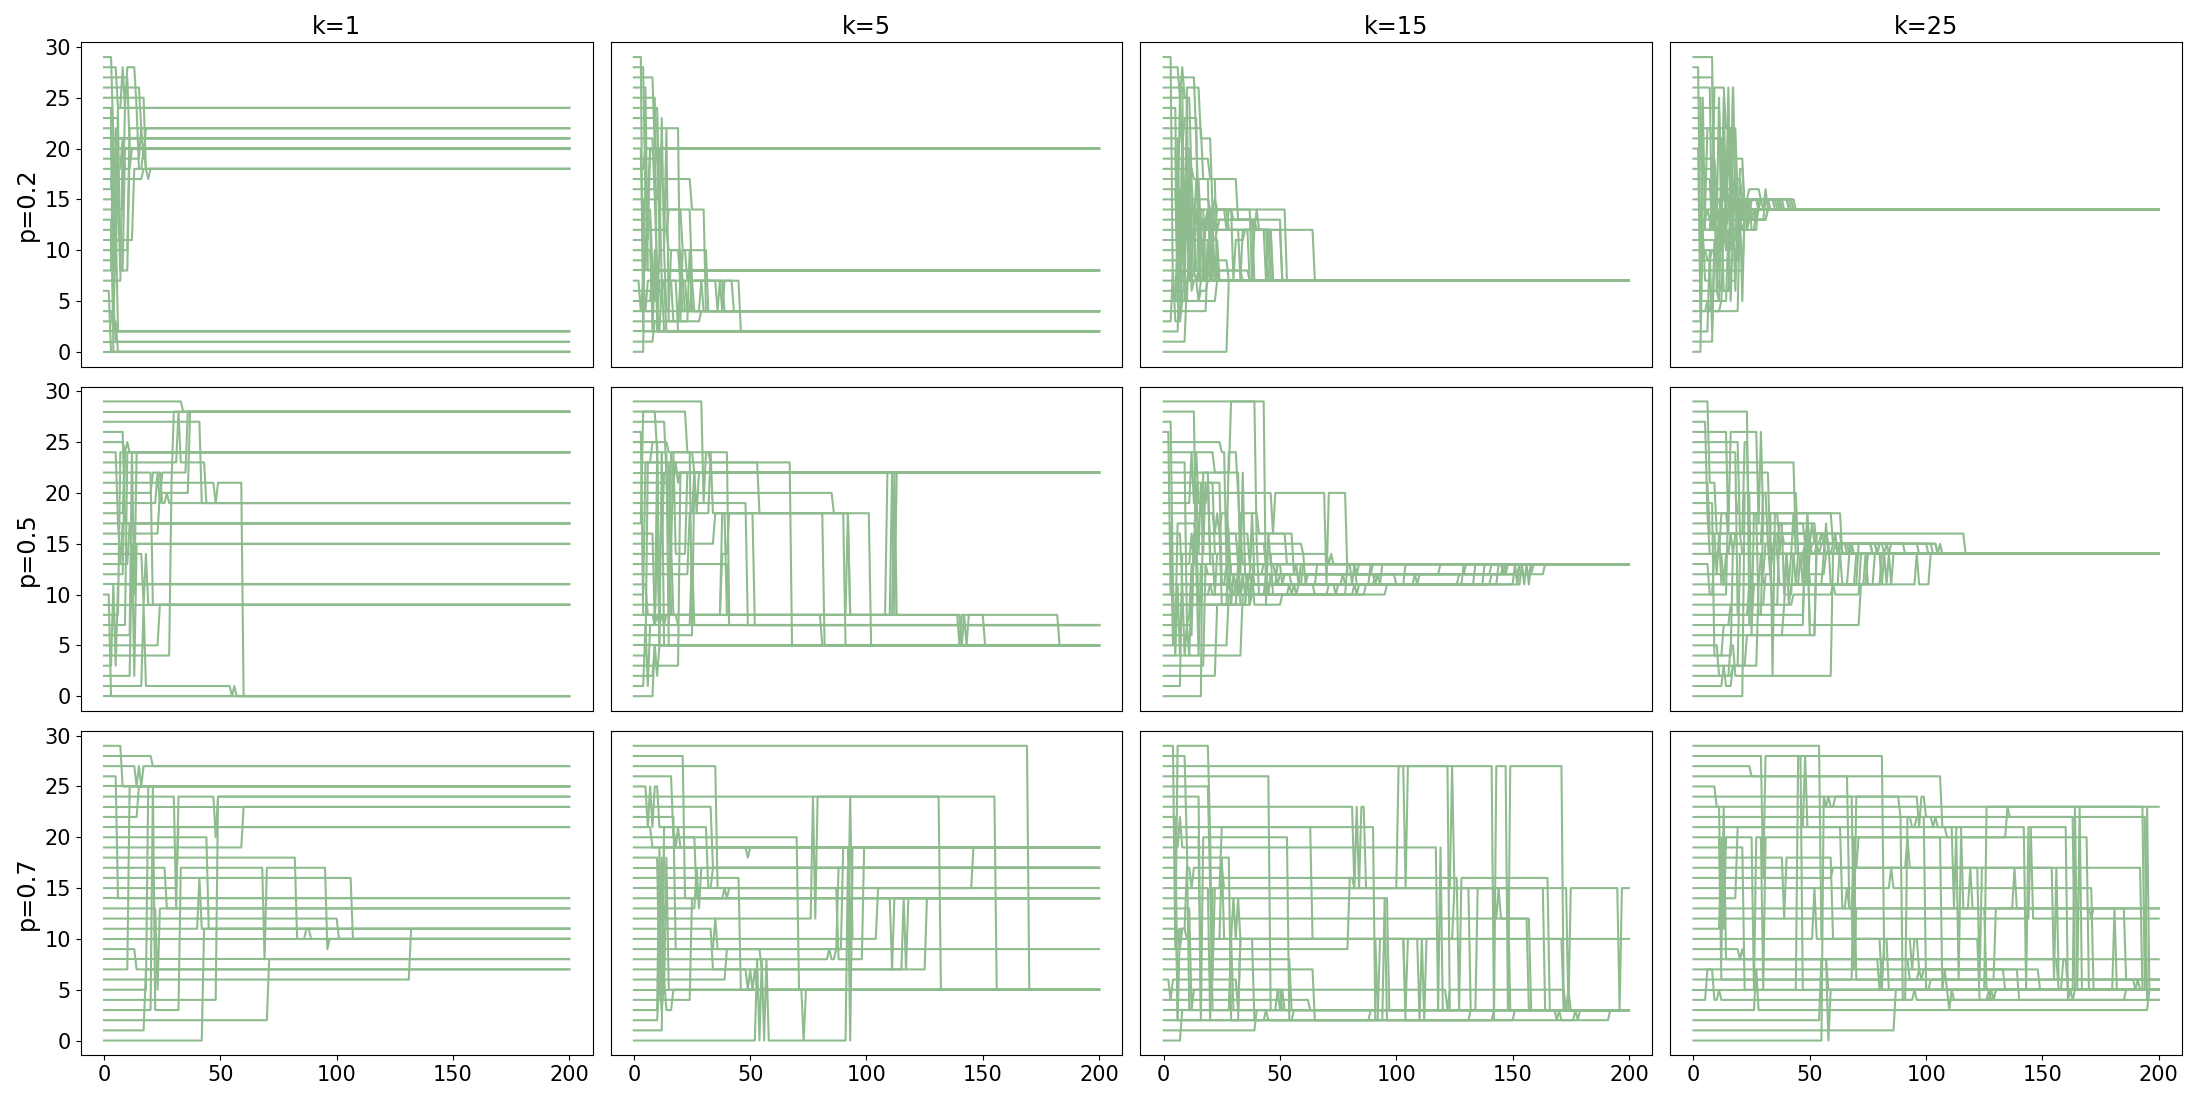

Write the Python code that produced this figure.
from GMMExperiment import *
import pandas as pd
import matplotlib.pyplot as plt

from tqdm import tqdm
from joblib import delayed, Parallel
import pickle

if __name__ == '__main__':
    generate = False
    save_file = 'figure4.p'
    n_replicates = 1
    T = 200

    n_agents_list = [30]

    p_mirror_list = [0.2, 0.5, 0.7]
    rag_size = 5

    sigma = 0.2
    epsilon = 1e-12

    n_neighbors_list_dict = {30: [1,5,15,25]}

    parameter_dict = {}
    results_dict = {}
    if generate:
        for n_agents in tqdm(n_agents_list):
            n_neighbors_list = n_neighbors_list_dict[n_agents]
            n_components = n_agents

            # initialization
            initial_weights = epsilon/n_components*np.ones((n_agents, n_components))
            for i in range(n_agents):
                initial_weights[i][i] = 1-epsilon
            gmm_means = np.array([i for i in range(n_agents)])
            gmm_stddev = np.array([sigma for _ in range(n_agents)])
            """
            gmm_weights_history = experiment(T, p_mirror, n_neighbors, 
                                             rag_size, initial_weights, 
                                             gmm_means, gmm_stddev,
                                             seed=rng.spawn(1))
            """
            parameter_dict[n_agents] = {}
            results_dict[n_agents] = {}
            for p_mirror in tqdm(p_mirror_list):
                parameter_dict[n_agents][p_mirror] = {}
                results_dict[n_agents][p_mirror] = {}
                for n_neighbors in tqdm(n_neighbors_list):
                    interaction_parameters = (p_mirror, n_neighbors, rag_size)

                    parameter_list = []
                    for _ in range(n_replicates):
                        initial_gmm_parameters = (initial_weights, gmm_means, 
                                                  gmm_stddev)
                        parameter_list.append(initial_gmm_parameters)
                    f = lambda x: experiment(T, p_mirror, n_neighbors, rag_size, 
                                             initial_weights, gmm_means, 
                                             gmm_stddev)
                    parameter_dict[n_agents][p_mirror][n_neighbors] = parameter_list
                    results_dict[n_agents][p_mirror][n_neighbors] = Parallel(
                        n_jobs=-1)(delayed(f)(x) 
                        for x in parameter_dict[n_agents][p_mirror][n_neighbors])
        pickle.dump(results_dict, open(save_file, 'wb'))
    results_dict = pickle.load(open('figure4.p', 'rb'))
    rows = [0.2, 0.5, 0.7]
    cols = [1, 5, 15, 25]

    fig, axs = plt.subplots(len(rows), len(cols), figsize=(22,11))
    for pidx, p in enumerate(rows):
        for kidx, k in enumerate(cols):
            gmm_weights_history = results_dict[30][p][k][0]
            IDs = []
            T = 200
            n_agents = 30
            for t in range(T+1):
                ids = []
                for i in range(n_agents):
                    ids.append(np.argmax(gmm_weights_history[t][i]))
                IDs.append(ids)
            IDs = pd.DataFrame(IDs)
            IDs.plot(y=IDs.columns, ax = axs[pidx, kidx], title=f'', color=['darkseagreen']*30, legend=False, xlabel='', ylabel='')
            if pidx != len(rows)-1:
                axs[pidx, kidx].get_xaxis().set_ticks([])
            if kidx != 0:
                axs[pidx, kidx].get_yaxis().set_ticks([])
            axs[pidx, kidx].get_xaxis().set_tick_params(labelsize=15)
            axs[pidx, kidx].get_yaxis().set_tick_params(labelsize=15)
    for ax, col in zip(axs[0], cols):
        ax.set_title(f'k={col}', size='xx-large')
    for ax, row in zip(axs[:,0], rows):
        ax.set_ylabel(f'p={row}', size='xx-large')
    fig.tight_layout()
    plt.savefig('figure4.png')
    plt.show()
